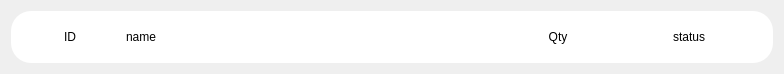
<?xml version="1.0" encoding="UTF-8"?>
<ui version="4.0">
 <class>statusOrderItem</class>
 <widget class="QWidget" name="statusOrderItem">
  <property name="geometry">
   <rect>
    <x>0</x>
    <y>0</y>
    <width>784</width>
    <height>74</height>
   </rect>
  </property>
  <property name="windowTitle">
   <string>Form</string>
  </property>
  <layout class="QVBoxLayout" name="verticalLayout">
   <item>
    <widget class="QWidget" name="widget" native="true">
     <property name="styleSheet">
      <string notr="true">#widget
{
	background-color: rgb(255, 255, 255);
	border-radius:20px;
}</string>
     </property>
     <layout class="QHBoxLayout" name="horizontalLayout">
      <item>
       <widget class="QLabel" name="lblID">
        <property name="maximumSize">
         <size>
          <width>100</width>
          <height>16777215</height>
         </size>
        </property>
        <property name="text">
         <string>ID</string>
        </property>
        <property name="alignment">
         <set>Qt::AlignCenter</set>
        </property>
       </widget>
      </item>
      <item>
       <widget class="QLabel" name="lblName">
        <property name="text">
         <string>name</string>
        </property>
       </widget>
      </item>
      <item>
       <widget class="QLabel" name="lblQty">
        <property name="maximumSize">
         <size>
          <width>100</width>
          <height>16777215</height>
         </size>
        </property>
        <property name="text">
         <string>Qty</string>
        </property>
        <property name="alignment">
         <set>Qt::AlignCenter</set>
        </property>
       </widget>
      </item>
      <item>
       <widget class="QLabel" name="lblStatus">
        <property name="maximumSize">
         <size>
          <width>150</width>
          <height>16777215</height>
         </size>
        </property>
        <property name="text">
         <string>status</string>
        </property>
        <property name="alignment">
         <set>Qt::AlignCenter</set>
        </property>
       </widget>
      </item>
     </layout>
    </widget>
   </item>
  </layout>
 </widget>
 <resources/>
 <connections/>
</ui>
